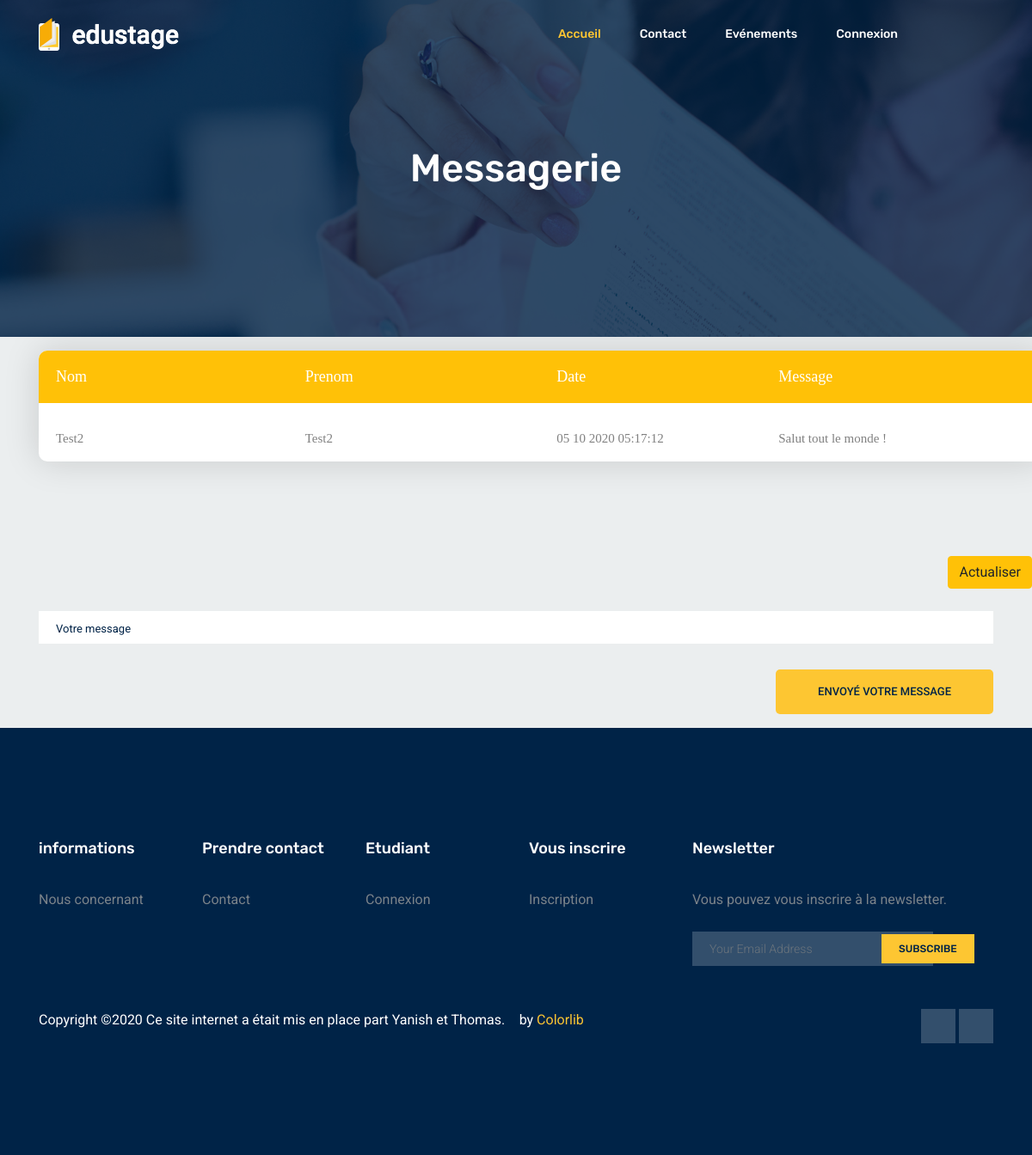
The app's page /View/messagerie.php, older data.
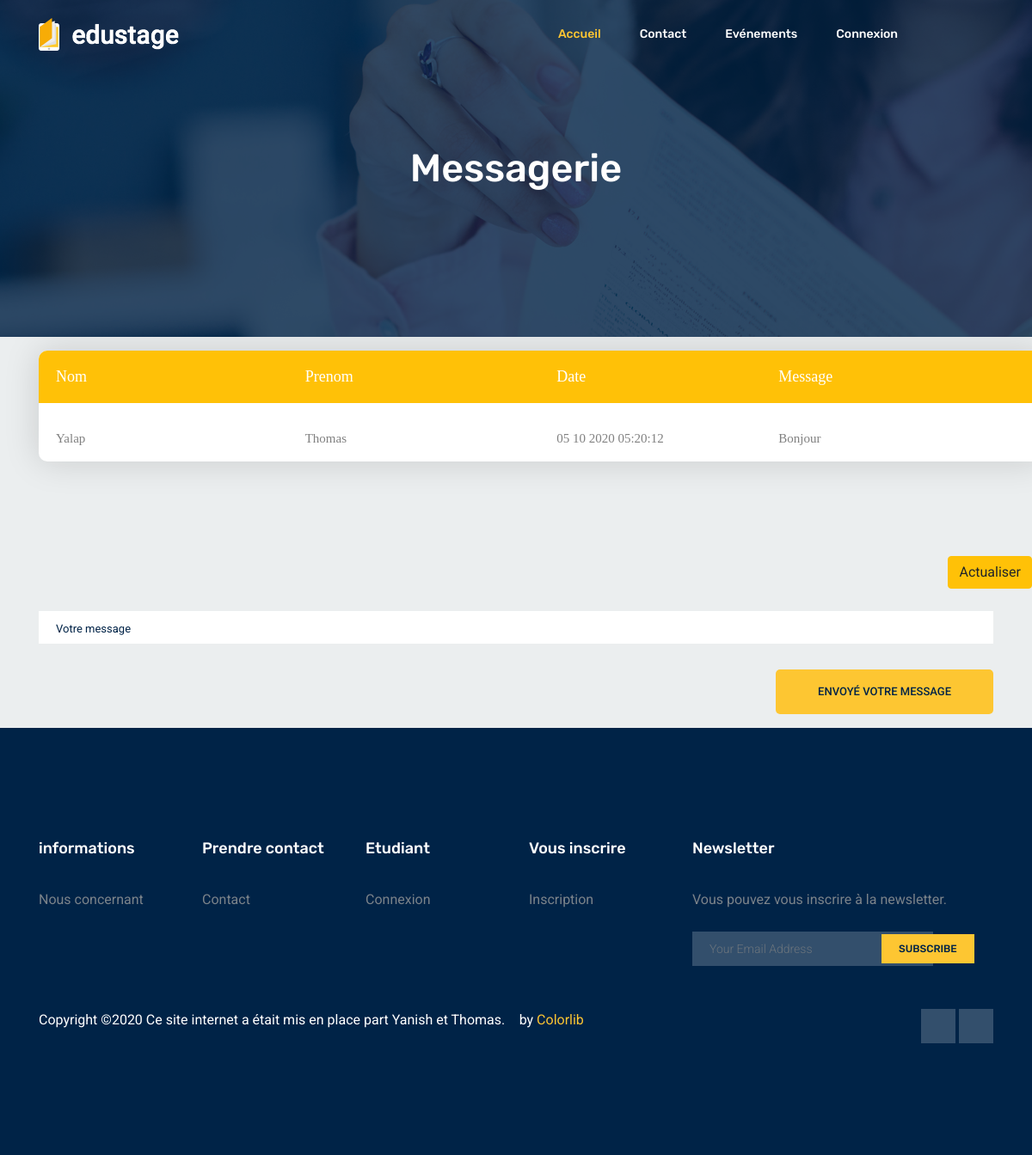
The same page, newer data.
### tables this page shows
CREATE TABLE IF NOT EXISTS `chat` (
  `id` int(11) NOT NULL AUTO_INCREMENT,
  `nom` varchar(30) NOT NULL,
  `prenom` varchar(30) NOT NULL,
  `date` varchar(20) NOT NULL,
  `message` text NOT NULL,
  PRIMARY KEY (`id`)
);

### View/messagerie.php (the view, shortened to what the changed rows need)
<!DOCTYPE html>
<html lang="en">
  <head>
<link rel="stylesheet" type="text/css" href="../tableau/vendor/bootstrap/css/bootstrap.min.css">
<link rel="stylesheet" type="text/css" href="../tableau/fonts/font-awesome-4.7.0/css/font-awesome.min.css">
<link rel="stylesheet" type="text/css" href="../tableau/vendor/animate/animate.css">
<link rel="stylesheet" type="text/css" href="../tableau/vendor/select2/select2.min.css">
<link rel="stylesheet" type="text/css" href="../tableau/vendor/perfect-scrollbar/perfect-scrollbar.css">
<link rel="stylesheet" type="text/css" href="../tableau/css/util.css">
<link rel="stylesheet" type="text/css" href="../tableau/css/main.css">
<link rel="stylesheet" type="text/css" href="../tableau/css/style2.css">
<link rel="stylesheet" type="text/css" href="../tableau/css/style3.css">
    <link rel="stylesheet" href="../css/bootstrap.css" />
    <link rel="stylesheet" href="../css/flaticon.css" />
    <link rel="stylesheet" href="../css/themify-icons.css" />
    <link rel="stylesheet" href="../vendors/owl-carousel/owl.carousel.min.css" />
    <link rel="stylesheet" href="../vendors/nice-select/css/nice-select.css" />
    <link rel="stylesheet" href="../css/style.css" />
    <link rel="stylesheet" href="../css/style3.css" />
  </head>
  <body>
    <section class="banner_area">
      <div class="banner_inner d-flex align-items-center">
        <div class="container">
          <div class="row justify-content-center">
            <div class="col-lg-6">
              <div class="banner_content text-center">
                <h2>Messagerie </h2>
              </div>
            </div>
          </div>
        </div>
      </div>
    </section>
    <?php
  	try{
  		$bdd= new PDO('mysql:host=localhost;dbname=ecole; charset=utf8','root','');
  	}
  	catch (Exception $e){
  		die('Erreur:'.$e->getMessage());
  	}
  	?>
<div class="container">
  <p>  <div class="container-table100">
      <div class="wrap-table100">
        <div class="table100 ver1 m-b-110">
          <div class="table100-head">
  						<table>
  							<thead>
                  <tr class="row100 head">
                    <th class="cell100 column1">Nom</th>
                    <th class="cell100 column2">Prenom</th>
                    <th class="cell100 column3">Date</th>
                    <th class="cell100 column4">Message</th>
                  </tr>
                </thead>
              </table>
            </div></p>
            <div class="table100-body js-pscroll">
              <table>
                <tbody>
                  <?php
                  $req = $bdd->prepare('SELECT * FROM chat');
                  $req->execute(array('email'=>$_SESSION['email']));
                  $donnees= $req->fetchall();
                  foreach ($donnees as $value) {
                    echo '<tr class="row100 body">
                          <td class="cell100 column1">'.$value["nom"].'</td>
                          <td class="cell100 column2">'.$value["prenom"].'</td>
                          <td class="cell100 column3">'.$value["date"].'</td>
                          <td class="cell100 column4">'.$value["message"].'</td>
                          </tr>';
                  }
                  ?>
  							</tbody>
  						</table>
  					</div>
  				</div>
  </body>
</html>

Row changes from the older to the newer data that the page shows:
changed chat: nom "Test2" → "Yalap"; prenom "Test2" → "Thomas"; date "05 10 2020 05:17:12" → "05 10 2020 05:20:12"; message "Salut tout le monde !" → "Bonjour"
